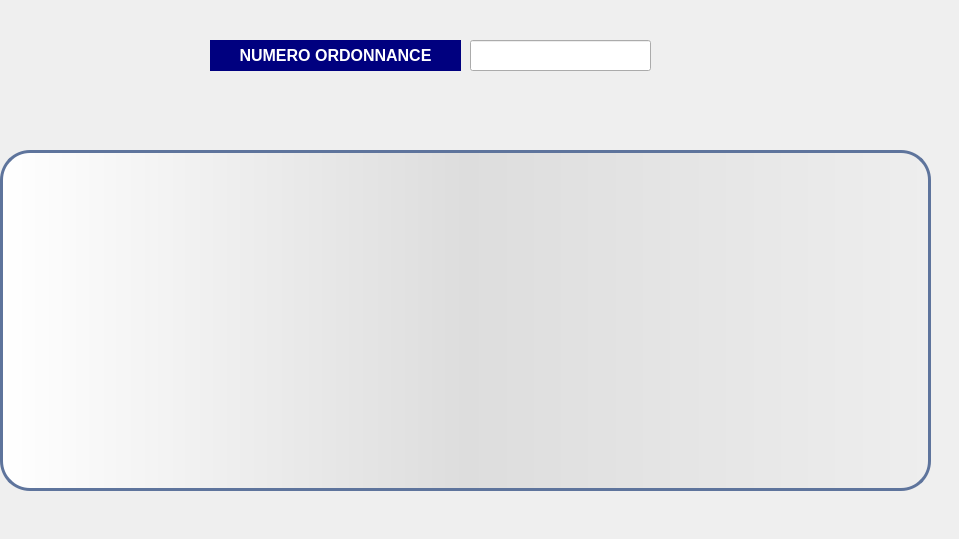
      <widget class="QWidget" name="tab_36">
       <attribute name="title">
        <string>Rechercher une ordonnance</string>
       </attribute>
       <widget class="QLabel" name="p6_3">
        <property name="geometry">
         <rect>
          <x>0</x>
          <y>0</y>
          <width>950</width>
          <height>530</height>
         </rect>
        </property>
        <property name="text">
         <string/>
        </property>
       </widget>
       <widget class="QLineEdit" name="rech2_2">
        <property name="geometry">
         <rect>
          <x>470</x>
          <y>40</y>
          <width>181</width>
          <height>31</height>
         </rect>
        </property>
       </widget>
       <widget class="QLabel" name="label_48">
        <property name="geometry">
         <rect>
          <x>210</x>
          <y>40</y>
          <width>251</width>
          <height>31</height>
         </rect>
        </property>
        <property name="font">
         <font>
          <pointsize>12</pointsize>
          <weight>75</weight>
          <bold>true</bold>
         </font>
        </property>
        <property name="styleSheet">
         <string notr="true">color: rgb(255, 255, 255);
background-color: rgb(0, 0, 127);</string>
        </property>
        <property name="text">
         <string>&lt;html&gt;&lt;head/&gt;&lt;body&gt;&lt;p align=&quot;center&quot;&gt;&lt;span style=&quot; color:#ffffff;&quot;&gt;NUMERO ORDONNANCE&lt;/span&gt;&lt;/p&gt;&lt;/body&gt;&lt;/html&gt;</string>
        </property>
       </widget>
       <widget class="QTableView" name="tabr2_3">
        <property name="geometry">
         <rect>
          <x>0</x>
          <y>150</y>
          <width>931</width>
          <height>341</height>
         </rect>
        </property>
        <property name="styleSheet">
         <string notr="true">QTableView {border:3px solid #5E749C;text-align:top;padding:4px;border-radius:30px;background:QLinearGradient(x1: 0,y1: 0,x2: 1,y2: 0,stop: 0 #fff,stop: 1 #eee,stop: 0.5 #ddd,stop: 1 #eee);width:15px;}
QTableView::item:focus{selection-background-color:blue;}
QScrollBar:horizontal{width: 20px;background:none;}</string>
        </property>
       </widget>
      </widget>
